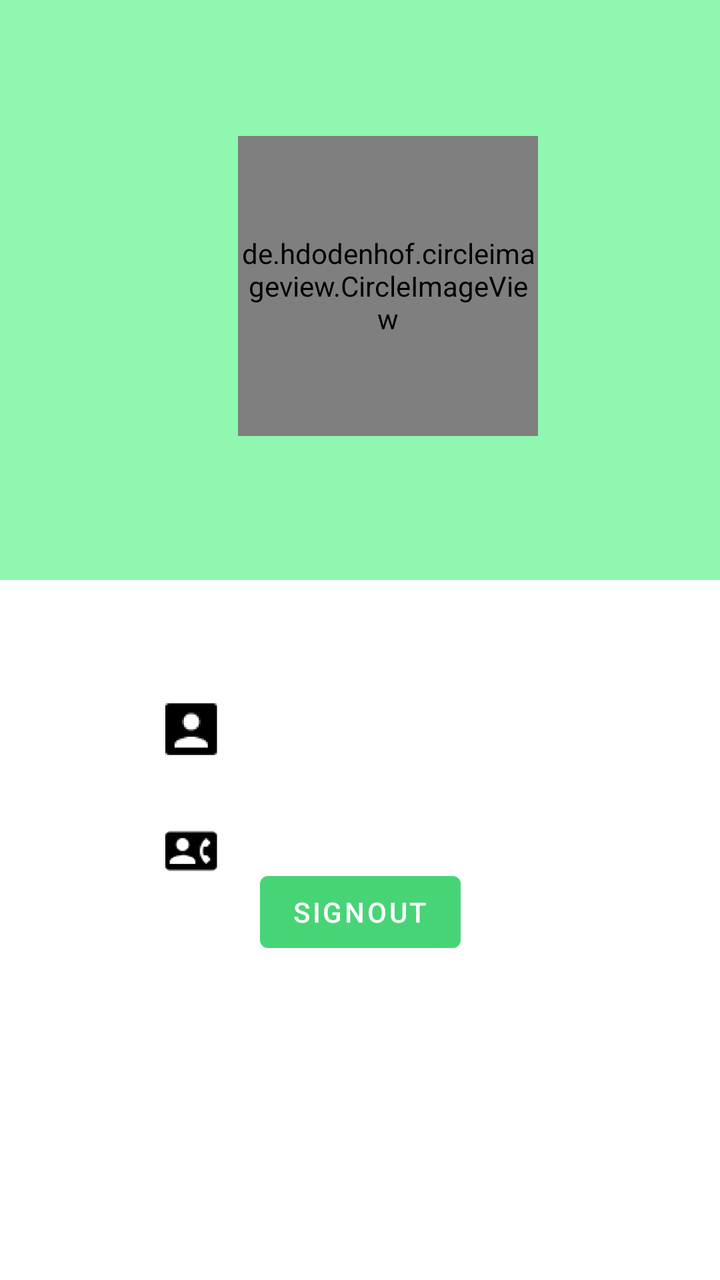
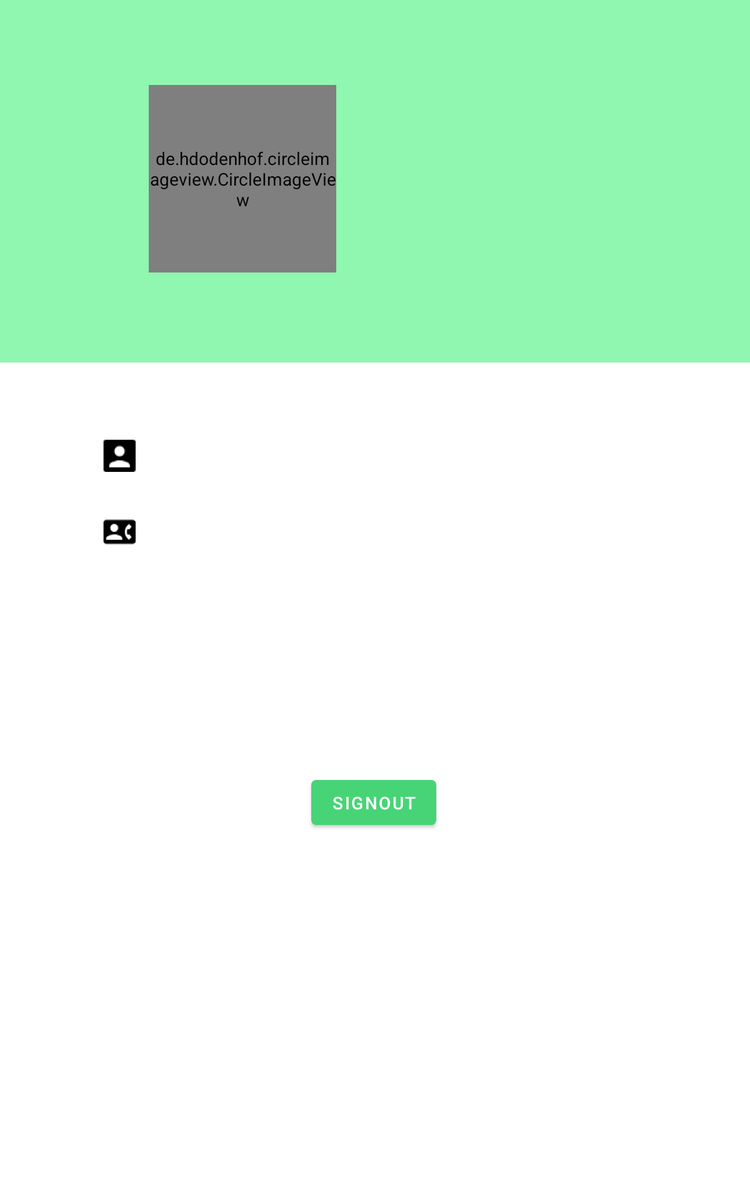

One screen, two layout resources from the same app: the default and the repository's alternative for another configuration. Each is rendered where Android would select it; the XML of both is given below.
<!-- AndroidManifest.xml: application theme AppTheme -->
<!-- res/layout/fragment_profile.xml -->
<?xml version="1.0" encoding="utf-8"?>
<androidx.constraintlayout.widget.ConstraintLayout xmlns:android="http://schemas.android.com/apk/res/android"
    xmlns:app="http://schemas.android.com/apk/res-auto"
    xmlns:tools="http://schemas.android.com/tools"
    android:layout_width="match_parent"
    android:layout_height="match_parent"
    android:layout_alignParentTop="true">

    <LinearLayout
        android:id="@+id/linear"
        android:layout_width="match_parent"
        android:layout_height="290dp"
        android:background="#71e5"
        android:orientation="vertical"
        app:layout_constraintTop_toTopOf="parent">

        <de.hdodenhof.circleimageview.CircleImageView
            android:id="@+id/circularimage"
            android:layout_width="150dp"
            android:layout_height="150dp"
            android:layout_marginStart="119dp"
            android:layout_marginTop="68dp"
            android:src="@mipmap/avatar"
            app:civ_border_width="8dp" />
    </LinearLayout>

    <ImageView
        android:id="@+id/Imageusername"
        android:layout_width="63dp"
        android:layout_height="61dp"
        android:layout_marginStart="64dp"
        android:layout_marginTop="44dp"
        android:contentDescription="@string/todo"
        android:src="@mipmap/username"
        app:layout_constraintStart_toStartOf="parent"
        app:layout_constraintTop_toBottomOf="@id/linear" />

    <TextView
        android:id="@+id/Name"
        android:layout_width="237dp"
        android:layout_height="31dp"
        android:layout_marginTop="64dp"
        app:layout_constraintEnd_toEndOf="parent"
        app:layout_constraintStart_toEndOf="@id/Imageusername"
        app:layout_constraintTop_toBottomOf="@id/linear"
        android:fontFamily="sans-serif-medium"  />
    <ImageView
        android:id="@+id/ImageNumber"
        android:layout_width="63dp"
        android:layout_height="61dp"
        app:layout_constraintTop_toBottomOf="@id/Imageusername"
        app:layout_constraintStart_toStartOf="@id/Imageusername"
        android:src="@mipmap/phonenumber"/>

    <TextView
        android:id="@+id/Number"
        android:layout_width="237dp"
        android:layout_height="31dp"
        android:layout_marginTop="28dp"
        android:fontFamily="sans-serif-medium"
        app:layout_constraintEnd_toEndOf="parent"
        app:layout_constraintHorizontal_bias="0.51"
        app:layout_constraintStart_toEndOf="@id/ImageNumber"
        app:layout_constraintTop_toBottomOf="@id/Name" />



    <com.google.android.material.button.MaterialButton
        android:id="@+id/signout"
        android:layout_width="wrap_content"
        android:layout_height="wrap_content"
        android:layout_marginBottom="160dp"
        android:text="@string/signout"
        app:layout_constraintBottom_toBottomOf="parent"
        app:layout_constraintEnd_toEndOf="parent"
        app:layout_constraintHorizontal_bias="0.501"
        app:layout_constraintStart_toStartOf="parent" />
</androidx.constraintlayout.widget.ConstraintLayout>
<!-- resources referenced by this layout -->
<resources>
  <!-- mipmap avatar: png bitmap (mipmap-hdpi, 1630 bytes) -->
  <!-- mipmap phonenumber: png bitmap (mipmap-mdpi, 1045 bytes) -->
  <!-- mipmap username: png bitmap (mipmap-mdpi, 836 bytes) -->
  <string name="signout">Signout</string>
  <string name="todo">TODO</string>
  <style name="AppTheme" parent="Theme.MaterialComponents.Light.NoActionBar">
          
          <item name="colorPrimary">@color/colorPrimary</item>
          <item name="colorPrimaryDark">@color/colorPrimaryDark</item>
          <item name="colorAccent">@color/colorAccent</item>
      </style>
  <color name="colorPrimary">#47D476</color>
  <color name="colorPrimaryDark">#00574B</color>
  <color name="colorAccent">#D81B60</color>
</resources>
<!-- res/layout-sw600dp/fragment_profile.xml (the repository's variant of the layout above) -->
<!-- drawn on a 7-inch tablet held upright -->
<?xml version="1.0" encoding="utf-8"?>
<androidx.constraintlayout.widget.ConstraintLayout
    xmlns:android="http://schemas.android.com/apk/res/android"
    xmlns:app="http://schemas.android.com/apk/res-auto"
    xmlns:tools="http://schemas.android.com/tools"
    android:layout_width="match_parent"
    android:layout_height="match_parent"
    android:layout_alignParentTop="true">

    <LinearLayout
        android:id="@+id/linear"
        android:layout_width="match_parent"
        android:layout_height="290dp"
        android:background="#71e5"
        android:orientation="vertical"
        app:layout_constraintTop_toTopOf="parent">

        <de.hdodenhof.circleimageview.CircleImageView
            android:id="@+id/circularimage"
            android:layout_width="150dp"
            android:layout_height="150dp"
            android:layout_marginStart="119dp"
            android:layout_marginTop="68dp"
            app:civ_border_width="8dp" />
    </LinearLayout>

    <ImageView
        android:id="@+id/Imageusername"
        android:layout_width="63dp"
        android:layout_height="61dp"
        android:layout_marginStart="64dp"
        android:layout_marginTop="44dp"
        android:contentDescription="@string/todo"
        android:src="@mipmap/username"
        app:layout_constraintStart_toStartOf="parent"
        app:layout_constraintTop_toBottomOf="@id/linear" />

    <TextView
        android:id="@+id/Name"
        android:layout_width="237dp"
        android:layout_height="31dp"
        android:layout_marginTop="64dp"
        app:layout_constraintEnd_toEndOf="parent"
        app:layout_constraintStart_toEndOf="@id/Imageusername"
        app:layout_constraintTop_toBottomOf="@id/linear"
        android:fontFamily="sans-serif-medium"  />
    <ImageView
        android:id="@+id/ImageNumber"
        android:layout_width="63dp"
        android:layout_height="61dp"
        app:layout_constraintTop_toBottomOf="@id/Imageusername"
        app:layout_constraintStart_toStartOf="@id/Imageusername"
        android:src="@mipmap/phonenumber"/>

    <TextView
        android:id="@+id/Number"
        android:layout_width="237dp"
        android:layout_height="31dp"
        android:layout_marginTop="28dp"
        android:fontFamily="sans-serif-medium"
        app:layout_constraintEnd_toEndOf="parent"
        app:layout_constraintHorizontal_bias="0.51"
        app:layout_constraintStart_toEndOf="@id/ImageNumber"
        app:layout_constraintTop_toBottomOf="@id/Name" />


    <com.google.android.material.button.MaterialButton
        android:id="@+id/signout"
        android:layout_width="wrap_content"
        android:layout_height="wrap_content"
        android:text="@string/signout"
        app:layout_constraintBottom_toBottomOf="parent"
        app:layout_constraintEnd_toEndOf="parent"
        app:layout_constraintHorizontal_bias="0.498"
        app:layout_constraintStart_toStartOf="parent"
        app:layout_constraintTop_toBottomOf="@+id/Number"
        app:layout_constraintVertical_bias="0.372" />


</androidx.constraintlayout.widget.ConstraintLayout>
<!-- resources referenced by the variant -->
<!-- as a 7-inch tablet held upright resolves them -->
<resources>
  <!-- mipmap phonenumber: png bitmap (mipmap-mdpi, 1045 bytes) -->
  <!-- mipmap username: png bitmap (mipmap-mdpi, 836 bytes) -->
  <string name="signout">Signout</string>
  <string name="todo">TODO</string>
  <style name="AppTheme" parent="Theme.MaterialComponents.Light.NoActionBar">
          
          <item name="colorPrimary">@color/colorPrimary</item>
          <item name="colorPrimaryDark">@color/colorPrimaryDark</item>
          <item name="colorAccent">@color/colorAccent</item>
      </style>
  <color name="colorPrimary">#47D476</color>
  <color name="colorPrimaryDark">#00574B</color>
  <color name="colorAccent">#D81B60</color>
</resources>
